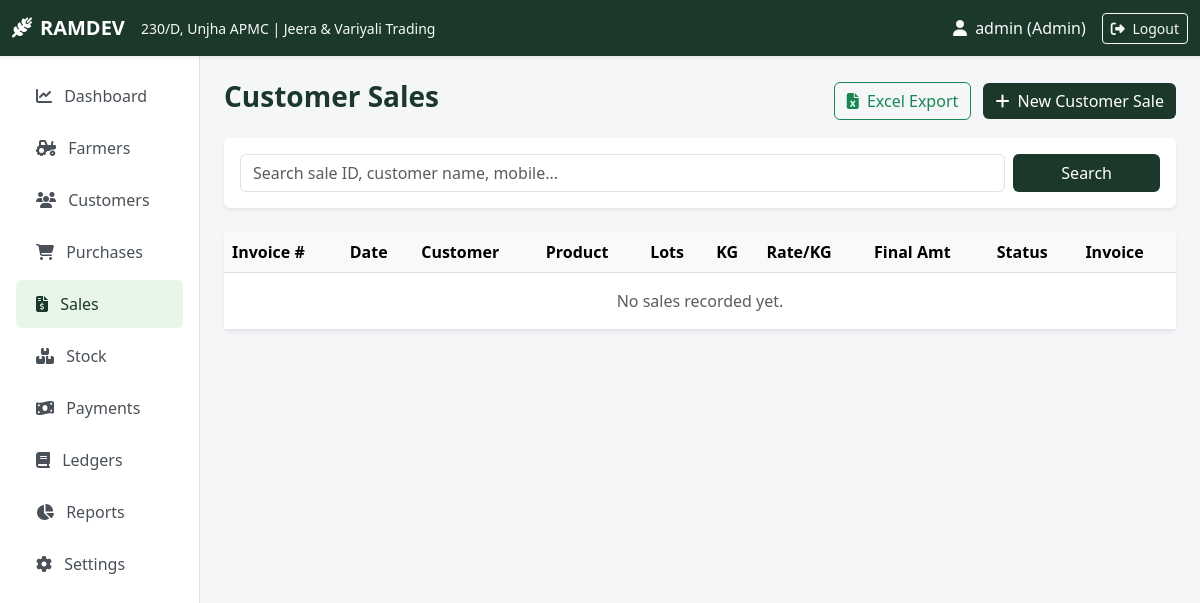
/sales (signed in), run on the app's committed database.
### tables this page shows
CREATE TABLE settings (
            key TEXT PRIMARY KEY,
            value TEXT NOT NULL
        );

### app.py (the view)
@app.route('/sales')
@login_required
def sales():
    conn = get_db_connection()
    search = request.args.get('search', '').strip()
    if search:
        query = """
            SELECT s.*, c.name as customer_name, c.mobile, pr.name as product_name
            FROM sales s
            JOIN customers c ON s.customer_id = c.id
            JOIN products pr ON s.product_id = pr.id
            WHERE c.name LIKE ? OR c.mobile LIKE ? OR s.id LIKE ? OR pr.name LIKE ?
            ORDER BY s.id DESC
        """
        sales_list = conn.execute(query, (f'%{search}%', f'%{search}%', f'%{search}%', f'%{search}%')).fetchall()
    else:
        sales_list = conn.execute("""
            SELECT s.*, c.name as customer_name, c.mobile, pr.name as product_name
            FROM sales s
            JOIN customers c ON s.customer_id = c.id
            JOIN products pr ON s.product_id = pr.id
            ORDER BY s.id DESC
        """).fetchall()
    conn.close()
    return render_template('sales.html', sales=sales_list, search=search)

### app.py (called while the page is built)
@app.context_processor
def inject_global_vars():
    business_info = {
        'name': get_setting('business_name', 'RAMDEV'),
        'shop_no': get_setting('shop_no', '230/D'),
        'market': get_setting('market', 'Unjha APMC'),
        'type': get_setting('business_type', 'Jeera & Variyali Trading'),
        'location': get_setting('location', 'Unjha APMC, Gujarat, India'),
        'mobile': get_setting('mobile', ''),
        'email': get_setting('email', ''),
        'gst_no': get_setting('gst_no', ''),
        'lot_weight': get_lot_weight()
    }
    return dict(biz=business_info)

def login_required(f):
    @wraps(f)
    def decorated_function(*args, **kwargs):
        if 'user_id' not in session:
            flash("Please log in to access this page.", "warning")
            return redirect(url_for('login'))
        return f(*args, **kwargs)
    return decorated_function

### database.py (called while the page is built)
def get_db_connection():
    conn = sqlite3.connect(DB_NAME)
    conn.row_factory = sqlite3.Row
    return conn

def get_setting(key, default=""):
    conn = get_db_connection()
    res = conn.execute("SELECT value FROM settings WHERE key = ?", (key,)).fetchone()
    conn.close()
    return res['value'] if res else default

def get_lot_weight():
    try:
        return float(get_setting('lot_weight_kg', '20'))
    except ValueError:
        return 20.0

### templates/sales.html
{% extends "base.html" %}
{% block content %}
<div class="d-flex justify-content-between align-items-center mb-3">
    <h3 class="fw-bold text-mandi">Customer Sales</h3>
    <div>
        <a href="{{ url_for('export_excel', type_name='sales') }}" class="btn btn-outline-success me-2"><i class="fa-solid fa-file-excel me-1"></i> Excel Export</a>
        <a href="{{ url_for('sale_form') }}" class="btn btn-mandi"><i class="fa-solid fa-plus me-1"></i> New Customer Sale</a>
    </div>
</div>
<div class="card border-0 shadow-sm mb-4">
    <div class="card-body">
        <form method="GET" action="{{ url_for('sales') }}" class="row g-2">
            <div class="col-md-10">
                <input type="text" name="search" class="form-control" placeholder="Search sale ID, customer name, mobile..." value="{{ search }}">
            </div>
            <div class="col-md-2 d-grid">
                <button type="submit" class="btn btn-mandi">Search</button>
            </div>
        </form>
    </div>
</div>
<div class="card border-0 shadow-sm">
    <div class="card-body p-0">
        <div class="table-responsive">
            <table class="table table-hover align-middle mb-0">
                <thead class="table-light">
                    <tr><th>Invoice #</th><th>Date</th><th>Customer</th><th>Product</th><th>Lots</th><th>KG</th><th>Rate/KG</th><th>Final Amt</th><th>Status</th><th>Invoice</th></tr>
                </thead>
                <tbody>
                    {% for s in sales %}
                    <tr>
                        <td>#{{ s.id }}</td>
                        <td>{{ s.date }}</td>
                        <td>{{ s.customer_name }}<br><small class="text-muted">{{ s.mobile }}</small></td>
                        <td><span class="badge bg-secondary">{{ s.product_name }}</span></td>
                        <td>{{ s.lots }} Lots</td>
                        <td>{{ s.kg }} KG</td>
                        <td>₹{{ s.selling_rate_per_kg }}</td>
                        <td class="fw-bold">₹{{ s.final_amount }}</td>
                        <td><span class="badge bg-{% if s.payment_status=='Paid' %}success{% elif s.payment_status=='Partial' %}warning{% else %}danger{% endif %}">{{ s.payment_status }}</span></td>
                        <td>
                            <a href="{{ url_for('invoice', id=s.id) }}" class="btn btn-sm btn-outline-mandi"><i class="fa-solid fa-file-invoice"></i> Invoice</a>
                        </td>
                    </tr>
                    {% else %}
                    <tr><td colspan="10" class="text-center text-muted py-3">No sales recorded yet.</td></tr>
                    {% endfor %}
                </tbody>
            </table>
        </div>
    </div>
</div>
{% endblock %}

### templates/base.html (shortened to what this page needs)
<!DOCTYPE html>
<html lang="en">
<head>
    <link href="https://cdn.jsdelivr.net/npm/bootstrap@5.3.0/dist/css/bootstrap.min.css" rel="stylesheet">
    <link rel="stylesheet" href="https://cdnjs.cloudflare.com/ajax/libs/font-awesome/6.4.0/css/all.min.css">
    <link rel="stylesheet" href="{{ url_for('static', filename='style.css') }}">
</head>
<body>
    <nav class="navbar navbar-expand-lg navbar-dark bg-mandi sticky-top shadow-sm no-print">
        <div class="container-fluid">
            <a class="navbar-brand fw-bold" href="{{ url_for('dashboard') }}">
                <i class="fa-solid fa-wheat-awn me-2"></i>{{ biz.name }}
            </a>
            <span class="navbar-text text-light d-none d-md-inline me-auto">
                <small>{{ biz.shop_no }}, {{ biz.market }} | {{ biz.type }}</small>
            </span>
            <div class="d-flex align-items-center">
                {% if session.get('user_id') %}
                <span class="text-light me-3"><i class="fa-solid fa-user me-1"></i> {{ session.username }} ({{ session.role }})</span>
                <a href="{{ url_for('logout') }}" class="btn btn-outline-light btn-sm"><i class="fa-solid fa-right-from-bracket me-1"></i> Logout</a>
                {% endif %}
            </div>
        </div>
    </nav>
    <div class="container-fluid">
        <div class="row">
            {% if session.get('user_id') %}
            <nav class="col-md-3 col-lg-2 d-md-block sidebar collapse p-3 no-print">
                <div class="position-sticky">
                    <ul class="nav flex-column">
                        <li class="nav-item"><a class="nav-link {% if request.endpoint == 'dashboard' %}active{% endif %}" href="{{ url_for('dashboard') }}"><i class="fa-solid fa-chart-line me-2"></i> Dashboard</a></li>
                        <li class="nav-item"><a class="nav-link {% if request.endpoint in ['farmers', 'farmer_details'] %}active{% endif %}" href="{{ url_for('farmers') }}"><i class="fa-solid fa-tractor me-2"></i> Farmers</a></li>
                        <li class="nav-item"><a class="nav-link {% if request.endpoint in ['customers', 'customer_details'] %}active{% endif %}" href="{{ url_for('customers') }}"><i class="fa-solid fa-users me-2"></i> Customers</a></li>
                        <li class="nav-item"><a class="nav-link " href="{{ url_for('purchases') }}"><i class="fa-solid fa-cart-shopping me-2"></i> Purchases</a></li>
                        <li class="nav-item"><a class="nav-link {% if request.endpoint in ['sales', 'sale_form', 'invoice'] %}active{% endif %}" href="{{ url_for('sales') }}"><i class="fa-solid fa-file-invoice-dollar me-2"></i> Sales</a></li>
                        <li class="nav-item"><a class="nav-link {% if request.endpoint == 'stock' %}active{% endif %}" href="{{ url_for('stock') }}"><i class="fa-solid fa-boxes-stacked me-2"></i> Stock</a></li>
                        <li class="nav-item"><a class="nav-link {% if request.endpoint == 'payments' %}active{% endif %}" href="{{ url_for('payments') }}"><i class="fa-solid fa-money-bill-wave me-2"></i> Payments</a></li>
                        <li class="nav-item"><a class="nav-link {% if request.endpoint == 'ledger' %}active{% endif %}" href="{{ url_for('ledger') }}"><i class="fa-solid fa-book me-2"></i> Ledgers</a></li>
                        <li class="nav-item"><a class="nav-link {% if request.endpoint == 'reports' %}active{% endif %}" href="{{ url_for('reports') }}"><i class="fa-solid fa-chart-pie me-2"></i> Reports</a></li>
                        {% if session.get('role') == 'Admin' %}
                        <li class="nav-item"><a class="nav-link {% if request.endpoint == 'settings' %}active{% endif %}" href="{{ url_for('settings') }}"><i class="fa-solid fa-gear me-2"></i> Settings</a></li>
                        {% endif %}
                    </ul>
                </div>
            </nav>
            <main class="col-md-9 ms-sm-auto col-lg-10 px-md-4 py-4">
            {% else %}
            <main class="col-12 px-md-4 py-4">
            {% endif %}
                {% block content %}{% endblock %}
            </main>
        </div>
    </div>
</body>
</html>

### static/style.css (style rules this page uses)
:root { --primary-color: #1b382b; --primary-hover: #142a20; --secondary-color: #d4a373; --bg-light: #f4f6f8; --text-dark: #2c3e50; --card-shadow: 0 4px 12px rgba(0,0,0,0.05); }
body { font-family: 'Segoe UI', Tahoma, Geneva, Verdana, sans-serif; background-color: var(--bg-light); color: var(--text-dark); }
.bg-mandi { background-color: var(--primary-color) !important; }
.text-mandi { color: var(--primary-color) !important; }
.btn-mandi { background-color: var(--primary-color); color: #fff; border: none; }
.sidebar { min-height: calc(100vh - 56px); background-color: #ffffff; border-right: 1px solid #e0e0e0; }
.sidebar .nav-link { color: #495057; font-weight: 500; padding: 12px 20px; border-radius: 6px; margin-bottom: 4px; }
.sidebar .nav-link:hover, .sidebar .nav-link.active { background-color: #e8f5e9; color: var(--primary-color); }

### data on the page
settings: name "RAMDEV"
settings: shop_no "230/D"
settings: market "Unjha APMC"
settings: type "Jeera & Variyali Trading"

### other printed values
{{ session.username }} "admin"
{{ session.role }} "Admin"
